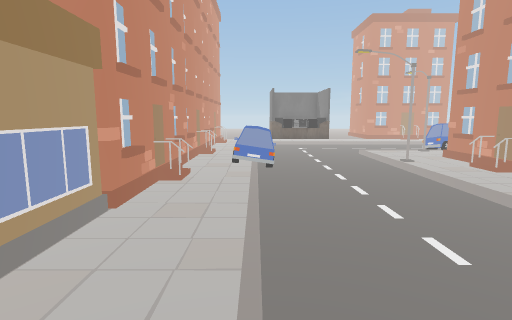
[1] (above)

20 first-person views from a walk through a 3-D level made in the Unity game engine. The camera is 1.2 m above the floor, tilts 8° down and sees 80° across. The floor is counted in squares, 1 m on a side. Each view is taken from the middle of a square. On the plan, view 1 faces up. The plan holds only what a view shows up to about 13 squares ahead; the rest is blank. The place goes on beyond the plan. The player character is not drawn.

[2]
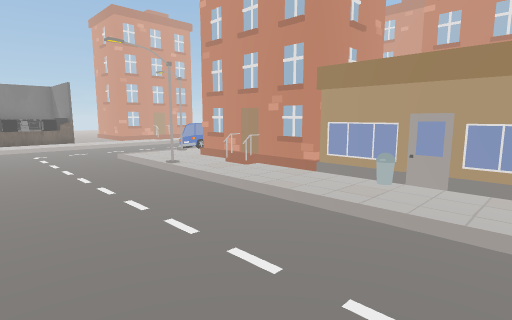

[3]
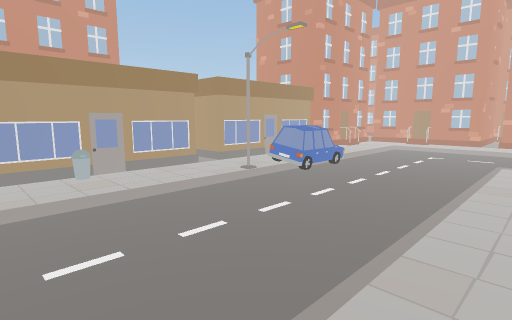

[4]
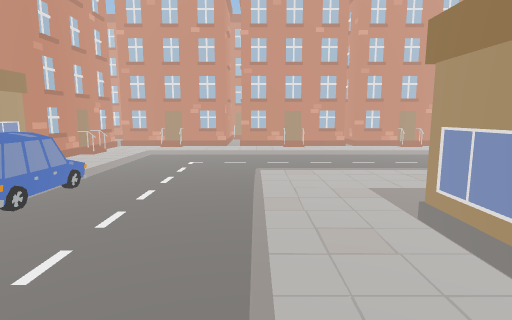

[5]
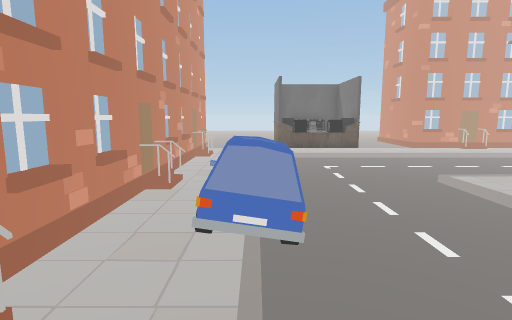

[6]
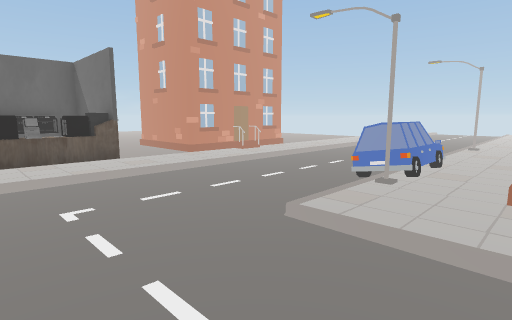

[7]
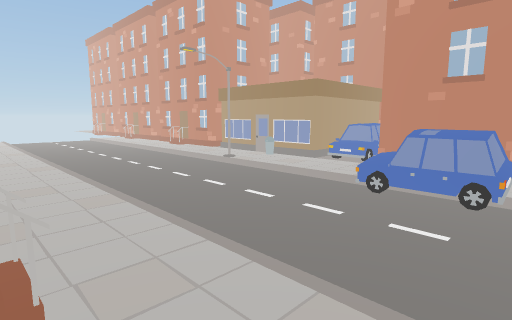

[8]
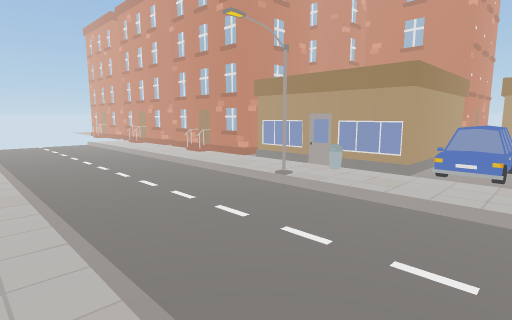

[9]
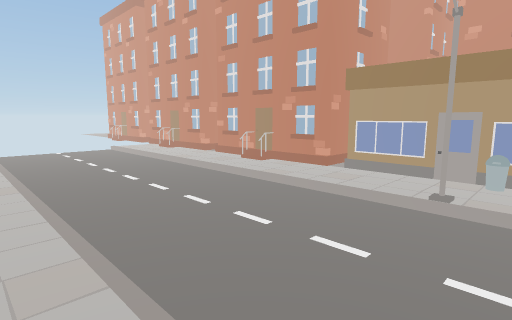

[10]
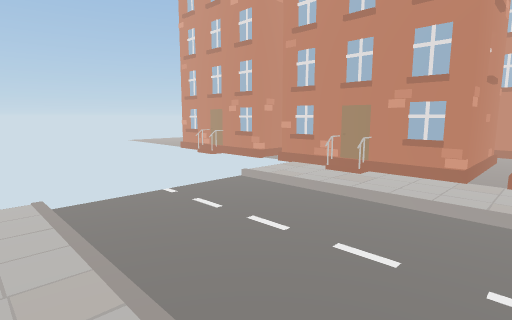

[11]
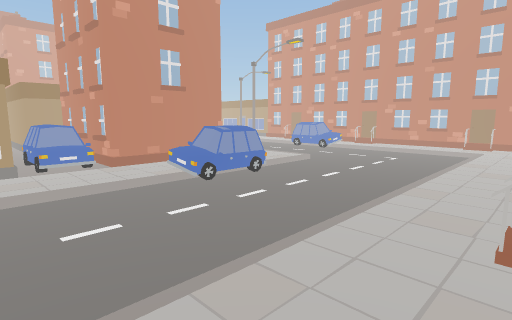

[12]
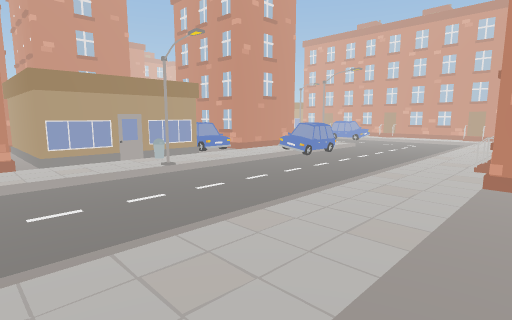

[13]
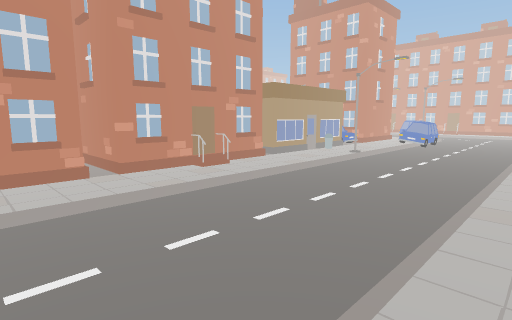

[14]
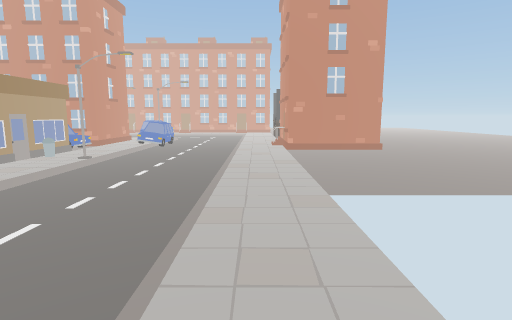

[15]
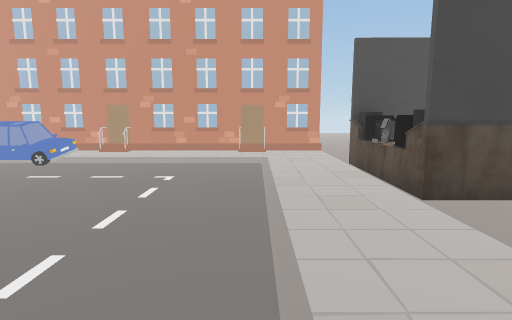

[16]
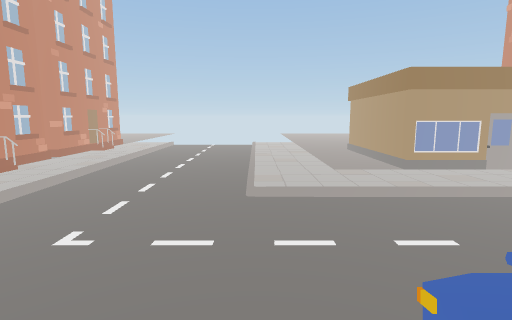

[17]
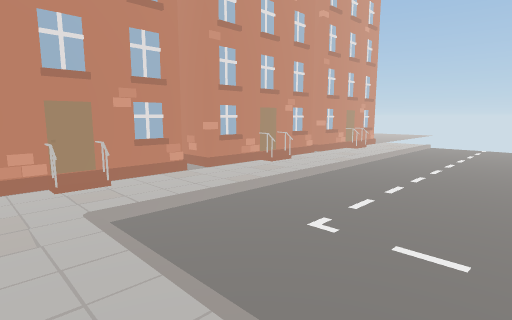

[18]
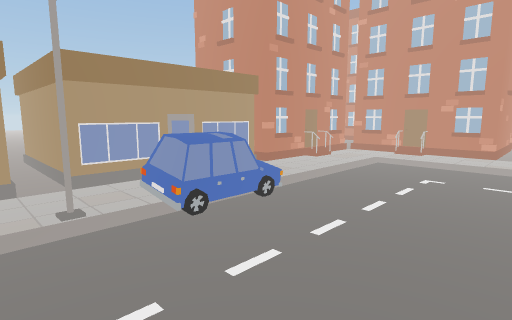

[19]
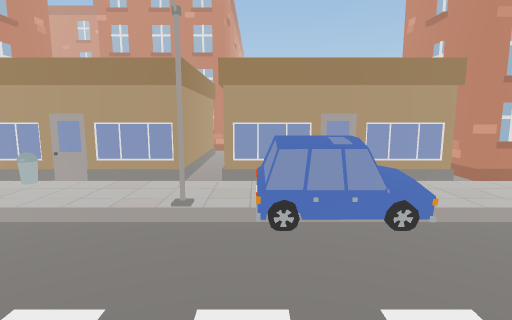

[20]
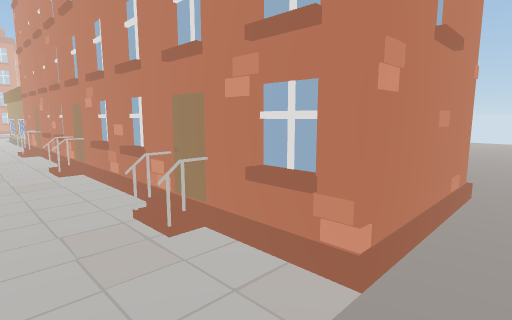

### Floor plan
Key: @ floor where view 1 was taken; # wall or solid block; . main floor; - floor 0.25 m lower than the main floor; / step, stairs or slope; = window, fence, low wall or low ledge; H house; C car; O other object.
Columns run from 5 left of view 1 to 28 right of it. Each row starts with its distance up from view 1.
 18 ......OOO#.#    #......
 17 ####..#OOO..HHHH.......
 16    #..........................
 15    H./////////////////////////
 14    #./------------------------
 13    #./------------------------
 12    #./------CC----------------
 11    H./---/.#OO....#...........
 10    #./---/.............=#...=H   #
  9    #CC---/.####OCHHHH####H####H.H#
  8    #.C---#.#  # H    #  ###
  7    #./---//H  # H    #   ##
  6    H./---/.#  # H    H    H
  5    #./---/.#  #HHHHHH     .
  4    #./---/.H   HH   H#   H#
  3    H./---/.H   H#   H
  2    H./---/.H   HH   H
  1    H./---/.HHHHHH
  0 HHHH.@---/.......
 -1 ...../---C.HHHHH
 -2 ...../---C.H
 -3 ...../---O.H
 -4 //////---/.H
 -5 ---------/.H
 -6 ---------/.H
 -7 ---------//#
 -8 //////////.#
 -9 ...........H
-10 H####H####H#
-11       #

Where each view was taken, in squares from view 1:
view 1: 0 up, 0 right, facing up
view 2: 1 up, 0 right, facing up-right
view 3: 5 up, 1 left, facing down-right
view 4: 3 up, 0 right, facing down
view 5: 5 up, 0 right, facing up
view 6: 9 up, 1 right, facing up-right
view 7: 17 up, 6 right, facing down-right
view 8: 16 up, 9 right, facing down-right
view 9: 16 up, 12 right, facing down-right
view 10: 16 up, 20 right, facing down-right
view 11: 17 up, 12 right, facing down-left
view 12: 18 up, 17 right, facing down-left
view 13: 16 up, 23 right, facing down-left
view 14: 16 up, 22 right, facing left
view 15: 15 up, 8 right, facing left
view 16: 4 down, 5 right, facing left
view 17: 4 down, 5 right, facing down-left
view 18: 1 up, 0 right, facing down-right
view 19: 1 down, 0 right, facing right
view 20: 18 up, 0 right, facing down-left
